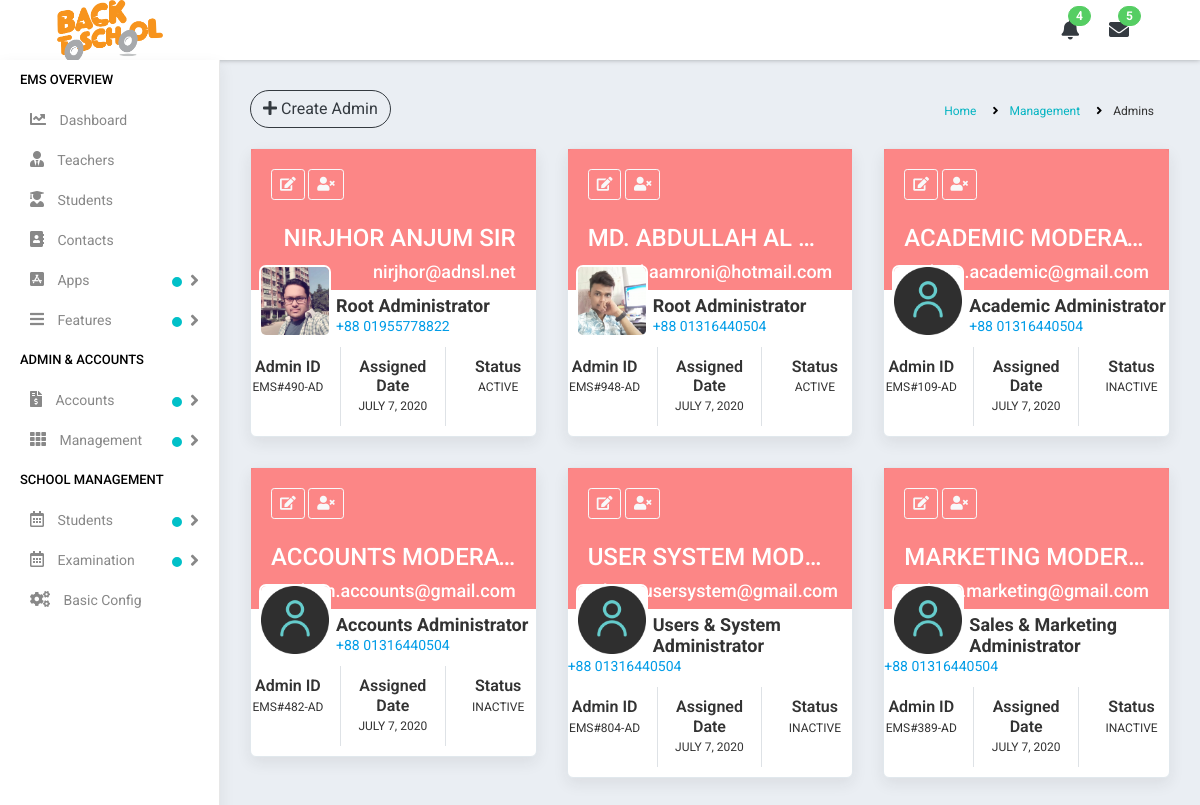
/admins.php, run on the app's committed database.
### tables this page shows
CREATE TABLE `ems_icons` (
  `id` int(11) NOT NULL COMMENT 'ICONS ID',
  `app_favicon` text DEFAULT NULL,
  `app_logo` text DEFAULT NULL,
  `invoice_logo` text DEFAULT NULL,
  `org_logo` text DEFAULT NULL,
  `created_at` datetime DEFAULT NULL,
  `updated_at` datetime DEFAULT NULL
);

CREATE TABLE `ems_admins` (
  `id` int(11) NOT NULL COMMENT 'ADMINS ID',
  `admin_id` varchar(32) NOT NULL,
  `admin_name` varchar(128) NOT NULL,
  `admin_email` varchar(64) NOT NULL,
  `admin_password` varchar(256) NOT NULL,
  `admin_phone_no` varchar(32) NOT NULL,
  `admin_type` enum('Root Administrator','Academic Administrator','Accounts Administrator','Users & System Administrator','Sales & Marketing Administrator') NOT NULL,
  `admin_status` enum('Active','Inactive') NOT NULL DEFAULT 'Inactive',
  `admin_image` text NOT NULL,
  `created_at` datetime DEFAULT NULL,
  `updated_at` datetime DEFAULT NULL
);

### app/Http/Controllers/View.php (called while the page is built, shortened)
<?php
class View
{
	public function loadContent($directory, $page_name)
	{
		include("resource/view/".$directory."/".$page_name.".php");
	}
}
?>

### admins.php (called while the page is built)
<?php
include("app/Http/Controllers/View.php");
$view = new View;
$view->loadContent("include", "session");
$view->loadContent("include", "top");
$view->loadContent("content", "admins");
$view->loadContent("include", "tail");
?>

### app/Models/Eloquent.php (called while the page is built, shortened)
<?php
class Eloquent
{
	public $connection;
	public function __construct()
	{
		$this->connection = new PDO('mysql:host='.$GLOBALS['DBHOST'].';dbname='.$GLOBALS['DBNAME'].';charset=utf8', $GLOBALS['DBUSER'], $GLOBALS['DBPASS']);
		$this->connection->setAttribute(PDO::ATTR_ERRMODE, PDO::ERRMODE_EXCEPTION);
		$this->connection->setAttribute(PDO::ATTR_EMULATE_PREPARES, false);
	}
	public function selectData($columnName, $tableName, $whereValue = 0, $inColumn = 0, $inValue = 0, $formatBy = 0, $paginate = 0)
	{
		try
		{
			if($columnName == "*")
			{
				$sql1 = "SELECT ";
				$sql2 = "*";
			}
			else
			{
				$sql1 = "SELECT ";
				foreach($columnName AS $ca1Column => $ca1Value)
				{
					@$sql2 .= "`$ca1Value`, ";
				}
				$sql2 = rtrim(@$sql2, ", ");
			}
			$sql3 = " FROM `$tableName`";
			if(@$formatBy['GROUP'])
				$sql6 = " GROUP BY `" . $formatBy['GROUP'] . "`";
			else
				$sql6 = "";
			if(@$formatBy['ASC'])
				$sql7 = " ORDER BY `" . $formatBy['ASC'] . "` ASC";
			else if(@$formatBy['DESC'])
				$sql7 = " ORDER BY `" . $formatBy['DESC'] . "` DESC";
			else
				$sql7 = "";
			if($paginate != 0)
				$sql8 = " LIMIT " . $paginate['POINT'] . ", " . $paginate['LIMIT'];
			else
				$sql8 = "";
			if($whereValue != 0)
			{
				$sql4 = " WHERE ";
				foreach($whereValue AS $wa1Column => $wa1Value)
				{
					@$sql5 .= $wa1Column . " = " . "'" . $wa1Value . "' AND ";
				}
				$sql5 = trim($sql5); $sql5 = rtrim($sql5, "AND"); $sql5 = trim($sql5);
				$preSQL = $sql1 . $sql2 . $sql3 . $sql4 . $sql5 . $sql6 . $sql7 . $sql8;
			}
			else
			{
				if($inValue != 0)
				{
					$preSQL = $sql1 . $sql2 . $sql3 . $sql4 . $sql5 . $sql6 . $sql7 . $sql8;
				}
				else
				{
					$preSQL = $sql1 . $sql2 . $sql3 . $sql6 . $sql7 . $sql8;
				}
			}
			$query = $this->connection->prepare($preSQL);
			$query->execute();
			$dataSelected = $query->fetchAll(PDO::FETCH_ASSOC);
			return $dataSelected;
		}
		catch(Exception $e)
		{
			return 0;
		}
	}
}
?>

### app/Http/Controllers/Controller.php (called while the page is built, shortened)
<?php
class Controller
{
	public function __construct()
	{
		$this->connection = new PDO('mysql:host='.$GLOBALS['DBHOST'].';dbname='.$GLOBALS['DBNAME'].';charset=utf8', $GLOBALS['DBUSER'], $GLOBALS['DBPASS']);
	}
}

### app/Http/Controllers/AjaxController.php (called while the page is built, shortened)
<?php
class AjaxController extends Controller
{
	public function fetchLimit($table, $col, $num)
	{
		$sql_code = "SELECT * FROM {$table} ORDER BY {$col} DESC LIMIT {$num}";
		$query = $this->connection->prepare($sql_code);
		$query->execute();
		$dataList = $query->fetchAll(PDO::FETCH_ASSOC);
		$totalRowSelected = $query->rowCount();
		if($totalRowSelected > 0) {
			return $dataList;
		} else {
			return 0;
		}
	}
}
?>

### resource/view/content/admins.php (the view, shortened to what this page needs)
<?php
$eloquent = new Eloquent;
$columnName = "*";
$tableName = "ems_admins";
$fetchAdminData = $eloquent->selectData($columnName, $tableName);
?>
<div class="page-wrapper">
	<div class="content container-fluid">
		<div class="page-header">
			<div class="row">
				<div class="col-lg-7 col-md-12 col-sm-12 col-12">
					<button class="btn btn-outline-dark btn-rounded" data-toggle="modal" data-target="#create_admin">
						<i class="fa fa-plus"></i> Create Admin
					</button>
				</div>
				<div class="col-lg-5 col-md-12 col-sm-12 col-12">
					<ul class="list-inline breadcrumb float-right">
						<li class="list-inline-item"> <a href="dashboard.php"> Home </a> </li>
						<li class="list-inline-item"> <a href="#"> Management </a> </li>
						<li class="list-inline-item"> Admins </li>
					</ul>
				</div>
			</div>
		</div>
		<div class="row">
		<?php
		if(!empty($fetchAdminData))
		{
			foreach($fetchAdminData AS $eachRow)
			{
				$fetchDate = $eachRow['created_at'];
				$time = strtotime($fetchDate);
				$getDate = getDate($time);
				$date = $getDate['month'].' '.$getDate['mon'].', '.$getDate['year'];
		?>
			<div class="col-md-6 col-sm-6 col-lg-6 col-xl-4">
				<div class="profile-widget3">
					<div class="profile-bg" style="background: #fc6060c2;">
						<div class="text-left">
							<button data-target="#edit_admin" data-id="<?php echo $eachRow['id'] ?>" class="btn btn-outline-light btn-sm editButton" data-toggle="modal">
								<i class="fas fa-edit"></i>
							</button>
							<button data-target="#delete_admin" data-id="<?php echo $eachRow['id'] ?>" class="btn btn-outline-light btn-sm deleteButton" data-toggle="modal">
								<i class="fas fa-user-times"></i>
							</button>
						</div>
						<div class="text-right mt-4">
							<h3 class="user-name text-ellipsis text-white text-uppercase"> <?php echo  $eachRow['admin_name'] ?> </h3>
							<h4 class="text-white text-lowercase"> <?php echo $eachRow['admin_email'] ?> </h4>
						</div>
					</div>
					<div>
						<a href="#" class="avatar-link">
							<img alt="" src="<?php echo $GLOBALS['ADMIN_IMAGE_DIRECTORY'] . $eachRow['admin_image'] ?>">
						</a>
						<div class="user-info">
							<div class="username"> <?php echo $eachRow['admin_type'] ?> </div>
							<span>
								<a href="#">+88 <?php echo $eachRow['admin_phone_no'] ?> </a>
							</span>
						</div>
						<div class="user-analytics">
							<div class="row">
								<div class="col-sm-4 col-4 border-right">
									<div class="analytics-desc">
										<h5 class="analytics-count"> Admin ID </h5>
										<span class="analytics-title"> <?php echo $eachRow['admin_id'] ?> </span>
									</div>
								</div>
								<div class="col-sm-4 col-4 border-right">
									<div class="analytics-desc">
										<h5 class="analytics-count"> Assigned Date </h5>
										<span class="analytics-title"> <?php echo $date ?> </span>
									</div>
								</div>
								<div class="col-sm-4 col-4">
									<div class="analytics-desc">
										<h5 class="analytics-count"> Status </h5>
										<span class="analytics-title"> <?php echo $eachRow['admin_status'] ?> </span>
									</div>
								</div>
							</div>
						</div>
					</div>
				</div>
			</div>
		<?php
			}
		}
		?>
		</div>
	</div>
</div>

### resource/view/include/top.php (shortened to what this page needs)
<?php
include("app/Http/Controllers/Controller.php");
include("app/Http/Controllers/AjaxController.php");
include("app/Models/Eloquent.php");
$ajaxcontrol = new AjaxController;
$eloquent = new Eloquent;
$columnName = "*";
$tableName = "ems_icons";
$fetchLogoData = $eloquent->selectData($columnName, $tableName);
$logo = $GLOBALS['APP_LOGO_IMAGES_DIRECTORY'] . $fetchLogoData[0]['app_logo'];
$fetchNotice = $ajaxcontrol->fetchLimit('ems_notices', 'id', '8');
$noticeCount = count($fetchNotice);
$fetchEvent = $ajaxcontrol->fetchLimit('ems_events', 'id', '5');
$eventCount = count($fetchEvent);
?>
<!DOCTYPE html>
<html lang="en">
<head>
	<link rel="stylesheet" type="text/css" href="public/assets/css/all.css">
	<link rel="stylesheet" type="text/css" href="public/assets/css/bootstrap.min.css">
	<link rel="stylesheet" type="text/css" href="public/assets/css/dataTables.bootstrap4.min.css">
	<link rel="stylesheet" type="text/css" href="public/assets/css/select2.min.css">
	<link rel="stylesheet" type="text/css" href="public/assets/css/tagsinput.css">
	<link rel="stylesheet" type="text/css" href="public/assets/css/datepicker.css">
	<link rel="stylesheet" type="text/css" href="public/assets/plugins/fullcalendar/fullcalendar.min.css">
	<link rel="stylesheet" type="text/css" href="public/assets/plugins/light-gallery/css/lightgallery.min.css">
	<link rel="stylesheet" type="text/css" href="public/assets/plugins/icheck/skins/all.css">
	<link rel="stylesheet" type="text/css" href="public/assets/plugins/summernote/dist/summernote-bs4.css">
	<link rel="stylesheet" type="text/css" href="public/assets/css/style.css">
	<link rel="stylesheet" type="text/css" href="public/assets/css/custom.css">
	</head>
	<body>
		<div class="main-wrapper">
			<div class="header">
				<div class="header-left">
					<a href="index.php" class="logo">
						<img src="<?php echo $logo ?>" alt="" style="width: auto; height: 66px;">
					</a>
				</div>
				<div class="page-title-box float-left">
				</div>
				<ul class="nav user-menu float-right">
					<li class="nav-item dropdown d-none d-sm-block">
						<a href="#" class="dropdown-toggle nav-link" data-toggle="dropdown">
							<i class="fa fa-bell text-dark"></i>
							<span class="badge badge-pill btn-success float-right"> <?php echo $eventCount ?> </span>
						</a>
					</li>
					<li class="nav-item dropdown d-none d-sm-block">
						<a href="javascript:void(0);" id="open_msg_box" class="hasnotifications nav-link">
							<i class="fa fa-envelope text-dark"></i>
							<span class="badge badge-pill btn-success float-right"> <?php echo $noticeCount ?> </span>
						</a>
					</li>
					<li class="nav-item dropdown has-arrow">
						<a href="#" class="dropdown-toggle nav-link user-link" data-toggle="dropdown">
						</a>
					</li>
				</ul>
			</div>
			<div class="sidebar" id="sidebar">
				<div class="sidebar-inner slimscroll">
					<div id="sidebar-menu" class="sidebar-menu">
						<ul>
							<li class="menu-title"> EMS Overview </li>
							<li class="">
								<a href="dashboard.php">
									<i class="fas fa-chart-line" aria-hidden="true"></i> Dashboard
								</a>
							</li>
							<li>
								<a href="teachers-infogrid.php">
									<i class="fas fa-user-tie"></i> Teachers
								</a>
							</li>
							<li>
								<a href="students-infogrid.php">
									<i class="fas fa-user-graduate"></i> Students
								</a>
							</li>
							<li>
								<a href="contacts.php">
									<i class="fas fa-address-book"></i> Contacts
								</a>
							</li>
							<li class="submenu">
								<a href="javascript:void(0);" class="noti-dot">
									<i class="fab fa-app-store-ios"></i> Apps <span class="menu-arrow"></span>
								</a>
							</li>
							<li class="submenu">
								<a href="#" class="noti-dot">
									<i class="fas fa-bars"></i> Features <span class="menu-arrow"></span>
								</a>
							</li>
							<li class="menu-title"> Admin &amp; Accounts </li>
							<li class="submenu">
								<a href="#" class="noti-dot">
									<i class="fas fa-file-invoice-dollar"></i> Accounts <span class="menu-arrow"></span>
								</a>
							</li>
							<li class="submenu">
								<a href="#" class="noti-dot">
									<i class="fas fa-th"></i> Management <span class="menu-arrow"></span>
								</a>
							</li>
							<li class="menu-title"> School Management </li>
							<li class="submenu">
								<a href="#" class="noti-dot">
									<i class="far fa-calendar-alt"></i> Students <span class="menu-arrow"></span>
								</a>
							</li>
							<li class="submenu">
								<a href="#" class="noti-dot">
									<i class="far fa-calendar-alt"></i> Examination <span class="menu-arrow"></span>
								</a>
							</li>
							<li>
								<a href="basic-config.php"> <i class="fas fa-cogs"></i> Basic Config </a>
							</li>
						</ul>
					</div>
				</div>
			</div>

### resource/view/include/tail.php (shortened to what this page needs)
			</div>
	</body>
</html>

### public/assets/css/all.css (style rules this page uses)
.fa, .fas, .far, .fal, .fad, .fab { -moz-osx-font-smoothing: grayscale; -webkit-font-smoothing: antialiased; display: inline-block; font-style: normal; font-variant: normal; text-rendering: auto; line-height: 1; }
.fa-address-book:before { content: "\f2b9"; }
.fa-app-store-ios:before { content: "\f370"; }
.fa-bars:before { content: "\f0c9"; }
.fa-bell:before { content: "\f0f3"; }
.fa-calendar-alt:before { content: "\f073"; }
.fa-chart-line:before { content: "\f201"; }
.fa-cogs:before { content: "\f085"; }
.fa-edit:before { content: "\f044"; }
.fa-envelope:before { content: "\f0e0"; }
.fa-file-invoice-dollar:before { content: "\f571"; }
.fa-plus:before { content: "\f067"; }
.fa-th:before { content: "\f00a"; }
.fa-user-graduate:before { content: "\f501"; }
.fa-user-tie:before { content: "\f508"; }
.fa-user-times:before { content: "\f235"; }
.fab { font-family: 'Font Awesome 5 Brands'; font-weight: 400; }
.far { font-family: 'Font Awesome 5 Free'; font-weight: 400; }
.fa, .fas { font-family: 'Font Awesome 5 Free'; font-weight: 900; }

### public/assets/css/custom.css (style rules this page uses)
.header { background-image: linear-gradient(-225deg, #FFF 0%, #FFF 110%); }

### data on the page
ems_icons: app_logo (picture)
ems_admins: admin_name "NIRJHOR ANJUM SIR", admin_email "nirjhor@adnsl.net", admin_image (picture), admin_type "Root Administrator", admin_phone_no "01955778822", admin "EMS#490-AD", created_at "JULY 7, 2020", admin_status "ACTIVE"
ems_admins: admin_name "MD. ABDULLAH AL…", admin_email "md.aamroni@hotmail.com", admin_image (picture), admin_type "Root Administrator", admin_phone_no "01316440504", admin "EMS#948-AD", created_at "JULY 7, 2020", admin_status "ACTIVE"
ems_admins: admin_name "ACADEMIC MODERA…", admin_email "admin.academic@gmail.com", admin_image (picture), admin_type "Academic Administrator", admin_phone_no "01316440504", admin "EMS#109-AD", created_at "JULY 7, 2020", admin_status "INACTIVE"
ems_admins: admin_name "ACCOUNTS MODERA…", admin_email "admin.accounts@gmail.com", admin_image (picture), admin_type "Accounts Administrator", admin_phone_no "01316440504", admin "EMS#482-AD", created_at "JULY 7, 2020", admin_status "INACTIVE"
ems_admins: admin_name "USER SYSTEM MOD…", admin_email "admin.usersystem@gmail.com", admin_image (picture), admin_type "Users & System Administrator", admin_phone_no "01316440504", admin "EMS#804-AD", created_at "JULY 7, 2020", admin_status "INACTIVE"
ems_admins: admin_name "MARKETING MODER…", admin_email "admin.marketing@gmail.com", admin_image (picture), admin_type "Sales & Marketing Administrator", admin_phone_no "01316440504", admin "EMS#389-AD", created_at "JULY 7, 2020", admin_status "INACTIVE"

### other printed values
$eventCount "4"
$noticeCount "5"
